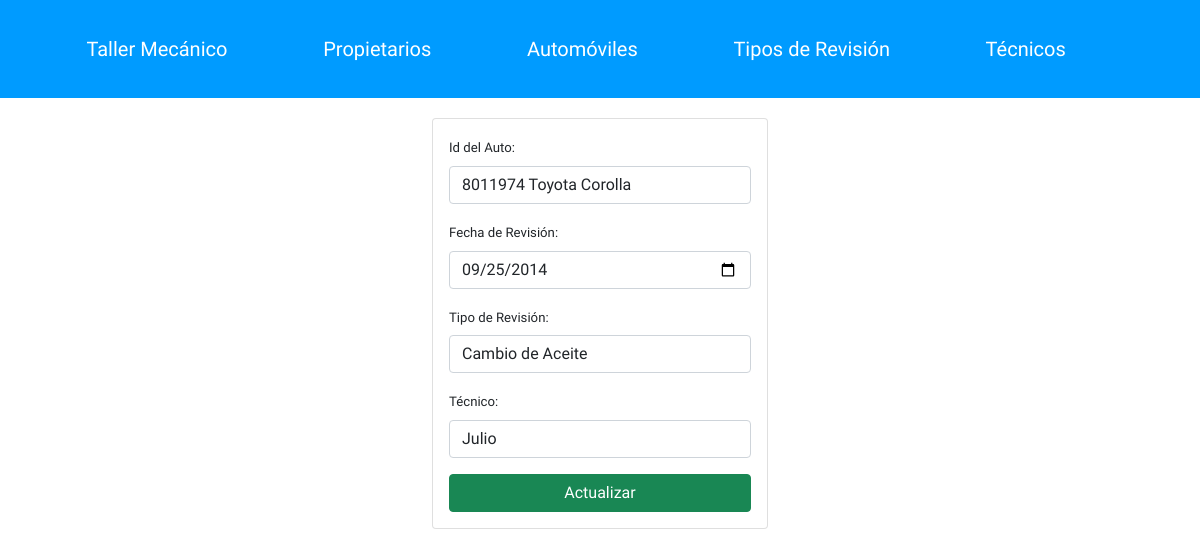
The app's page /taller_mecanico/edit.php?id_Edit_Index=1 with its own data.
### tables this page shows
CREATE TABLE IF NOT EXISTS `automoviles` (
  `IdAuto` int(11) NOT NULL AUTO_INCREMENT,
  `Identidad` int(20) NOT NULL,
  `Marca` varchar(100) NOT NULL,
  `Modelo` varchar(100) NOT NULL,
  `Anio` int(4) NOT NULL,
  PRIMARY KEY (`IdAuto`),
  KEY `FK_auto_propietario_ID_idx` (`Identidad`)
);

CREATE TABLE IF NOT EXISTS `mantenimiento` (
  `IdMantenimiento` int(11) NOT NULL AUTO_INCREMENT,
  `IdAuto` int(11) NOT NULL,
  `Fecha_Revision` date NOT NULL,
  `IdTipo_Revision` int(11) NOT NULL,
  `IdTecnico` int(11) NOT NULL,
  PRIMARY KEY (`IdMantenimiento`),
  KEY `FK_mantenimiento_auto_ID_idx` (`IdAuto`),
  KEY `FK_mantenimiento_tipoRevision_ID_idx` (`IdTipo_Revision`),
  KEY `FK_mantenimiento_tecnico_ID_idx` (`IdTecnico`)
);

CREATE TABLE IF NOT EXISTS `tipo_revision` (
  `IdTipo_Revision` int(11) NOT NULL AUTO_INCREMENT,
  `Tipo_Revision` varchar(100) NOT NULL,
  PRIMARY KEY (`IdTipo_Revision`)
);

CREATE TABLE IF NOT EXISTS `tecnicos` (
  `IdTecnico` int(11) NOT NULL AUTO_INCREMENT,
  `Nombre_Tecnico` varchar(100) NOT NULL,
  PRIMARY KEY (`IdTecnico`)
);

### taller_mecanico/edit.php (the view, shortened to what this page needs)
<?php if(isset($_GET['id_Edit_Index'])){?>
<?php include("db.php");
    if(isset($_GET['id_Edit_Index'])){
        $id = $_GET['id_Edit_Index'];
        $query = "SELECT * FROM mantenimiento WHERE IdMantenimiento = $id";
        $result = mysqli_query($conn,$query);
        if(mysqli_num_rows($result) == 1){
            $row = mysqli_fetch_array($result);
            $IdAuto= $row['IdAuto'];
            $conIdAuto = "SELECT * FROM automoviles where IdAuto = $IdAuto";
            $EnvConIdAuto = mysqli_query($conn,$conIdAuto);
            $Auto = mysqli_fetch_array($EnvConIdAuto);
            $FechaRevision = $row['Fecha_Revision'];
            $IdTipo_Revision = $row['IdTipo_Revision'];
            $conTip = "SELECT * FROM tipo_revision where IdTipo_Revision = $IdTipo_Revision";
            $EnvConTip = mysqli_query($conn,$conTip);
            $Tipo = mysqli_fetch_array($EnvConTip);
            $IdTecnico = $row['IdTecnico'];
            $conTec = "SELECT * FROM tecnicos where IdTecnico = $IdTecnico";
            $EnvConTec = mysqli_query($conn,$conTec);
            $Tec = mysqli_fetch_array($EnvConTec);
        }
    }
?>
<?php include("Includes/header.php")?>
<div class="formulario">
<div class="container">
    <div class="row">
        <div class="col-md-4 mx-auto">
            <div class="card card-body">
                <form action="edit.php?id_Edit_Index=<?php echo $_GET['id_Edit_Index'];?>" method = "POST">
                    <div class="form-group">
                        <label>Id del Auto:</label>
                        <select name= "IdAuto_ActuIndex" required  class = "form-control">
                        <option value="<?php echo $Auto['IdAuto']?>"><?php echo $Auto['Identidad'], " ",$Auto['Marca']," ",$Auto['Modelo']?></option>
                    </select>
                    </div>
                    <div class="form-group">
                        <label>Fecha de Revisi&oacute;n:</label>
                        <input type = "date" name="FechaRevision_Actu" required value = "<?php echo $FechaRevision?>" class= "form-control" placeholder = "Actualice la Fecha de Revisi&oacute;n">
                    </div>
                    <div class="form-group">
                        <label>Tipo de Revisi&oacute;n:</label>
                        <select name="IdTipoRevision_Actu" required class= "form-control">
                        <option value="<?php echo $Tipo['IdTipo_Revision']?>"><?php echo $Tipo['Tipo_Revision']?></option>
                    </select>
                    </div>
                    <div class="form-group">
                        <label>T&eacute;cnico:</label>
                        <select name="IdTecnico_Actu" required class= "form-control">
                        <option value="<?php echo $Tec['IdTecnico']?>"><?php echo $Tec['Nombre_Tecnico']?></option>
                    </select>
                    </div>
                    <button class ="btn btn-success btn-block" name = "Actualizar_Index">
                    Actualizar
                    </button>
                </form>
            </div>
        </div>
    </div>
</div>
</div>
<?php include("Includes/footer.php")?>
<?php }?>

### taller_mecanico/estilos.css (style rules this page uses)
* { margin: 0; box-sizing: border-box; padding: 0; }
body { font-family: 'Andada Pro', serif; background-color: #ffffff; }
.container { width: 90%; margin: auto; }
.formulario { margin-top: 20px; justify-content: space-between; }

### records on screen
automoviles: IdAuto_ActuIndex "8011974 Toyota Corolla"
mantenimiento: FechaRevision_Actu "09/25/2014"
tipo_revision: IdTipoRevision_Actu "Cambio de Aceite"
tecnicos: IdTecnico_Actu "Julio"
